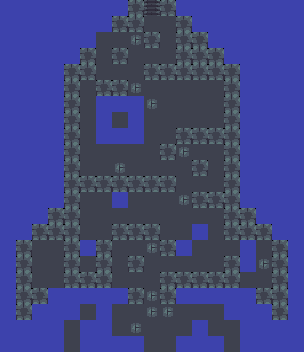

This is a level from a 2D game, rendered from its Tiled map with the project's own tilesets. A one-line summary and the complete map file follow:
An orthogonal 19x22 tile map with 16x16 px tiles, 1 tile layer (terrain) and 35 objects.

<map version="1.10" tiledversion="1.11.2" orientation="orthogonal" renderorder="right-down" width="19" height="22" tilewidth="16" tileheight="16" infinite="0" nextlayerid="3" nextobjectid="36">
 <properties>
  <property name="name" value="No Way Down" />
  <property name="author" value="moineau" />
  <property name="goldMoves" type="int" value="230" />
  <property name="platinumMoves" type="int" value="209" />
  <property name="goldTime" type="float" value="54.8" />
 </properties>
 <tileset firstgid="1" source="tileset.tsx" />
 <layer id="1" name="terrain" width="19" height="22">
  <data encoding="csv">
3,3,3,3,3,3,3,3,4,5,4,3,3,3,3,3,3,3,3,
3,3,3,3,3,3,3,4,4,1,1,4,3,3,3,3,3,3,3,
3,3,3,3,3,3,1,1,2,4,1,4,4,3,3,3,3,3,3,
3,3,3,3,3,4,1,4,1,1,1,4,4,4,3,3,3,3,3,
3,3,3,3,4,4,1,1,1,4,4,4,4,4,4,3,3,3,3,
3,3,3,3,4,1,4,4,2,1,1,1,1,1,4,3,3,3,3,
3,3,3,3,4,1,3,3,3,2,1,1,1,1,4,3,3,3,3,
3,3,3,3,4,1,3,1,3,1,1,1,1,1,4,3,3,3,3,
3,3,3,3,4,1,3,3,3,1,1,4,4,4,4,3,3,3,3,
3,3,3,3,4,1,1,1,1,1,4,2,1,1,4,3,3,3,3,
3,3,3,3,4,1,1,2,1,1,1,1,4,1,4,3,3,3,3,
3,3,3,3,4,4,4,4,4,4,4,1,1,1,4,3,3,3,3,
3,3,3,3,4,1,1,3,1,1,1,2,4,4,4,3,3,3,3,
3,3,3,4,4,1,1,1,1,1,1,1,1,1,4,4,3,3,3,
3,3,4,4,4,1,1,4,4,4,1,1,3,1,4,4,4,3,3,
3,4,1,1,4,3,4,1,1,2,4,3,1,1,1,3,1,4,3,
3,4,1,1,4,1,4,1,4,1,1,1,1,1,4,3,2,4,3,
3,4,1,1,4,4,4,1,1,1,4,4,4,4,4,1,1,4,3,
3,4,4,3,3,3,3,3,4,2,4,3,3,3,3,3,4,4,3,
3,4,3,3,3,1,3,1,1,2,2,1,1,1,3,3,3,4,3,
3,3,3,3,1,3,3,1,2,1,1,1,3,1,1,3,3,3,3,
3,3,3,3,1,3,3,3,3,1,1,3,3,3,1,3,3,3,3
</data>
 </layer>
 <objectgroup id="2" name="objects">
  <object id="1" gid="6" x="144" y="352" width="16" height="16" />
  <object id="2" gid="8" x="144" y="32" width="16" height="16" />
  <object id="3" gid="8" x="160" y="32" width="16" height="16" />
  <object id="4" gid="8" x="160" y="48" width="16" height="16" />
  <object id="5" gid="9" x="128" y="64" width="16" height="16" />
  <object id="6" gid="8" x="160" y="64" width="16" height="16" />
  <object id="7" gid="9" x="144" y="96" width="16" height="16" />
  <object id="8" gid="9" x="160" y="112" width="16" height="16" />
  <object id="9" gid="9" x="176" y="112" width="16" height="16" />
  <object id="10" gid="9" x="192" y="112" width="16" height="16" />
  <object id="11" gid="7" x="112" y="128" width="16" height="16" />
  <object id="12" gid="9" x="80" y="160" width="16" height="16" />
  <object id="13" gid="9" x="128" y="160" width="16" height="16" />
  <object id="14" gid="9" x="128" y="176" width="16" height="16" />
  <object id="15" gid="8" x="144" y="176" width="16" height="16" />
  <object id="16" gid="9" x="176" y="176" width="16" height="16" />
  <object id="17" gid="9" x="96" y="208" width="16" height="16" />
  <object id="18" gid="9" x="128" y="224" width="16" height="16" />
  <object id="19" gid="9" x="160" y="224" width="16" height="16" />
  <object id="20" gid="9" x="192" y="224" width="16" height="16" />
  <object id="21" gid="9" x="192" y="256" width="16" height="16" />
  <object id="22" gid="8" x="224" y="256" width="16" height="16" />
  <object id="23" gid="7" x="80" y="272" width="16" height="16" />
  <object id="24" gid="9" x="144" y="272" width="16" height="16" />
  <object id="25" gid="9" x="192" y="272" width="16" height="16" />
  <object id="26" gid="7" x="240" y="288" width="16" height="16" />
  <object id="27" gid="7" x="256" y="288" width="16" height="16" />
  <object id="28" gid="9" x="80" y="320" width="16" height="16" />
  <object id="29" gid="9" x="192" y="320" width="16" height="16" />
  <object id="30" gid="9" x="112" y="336" width="16" height="16" />
  <object id="31" gid="9" x="144" y="336" width="16" height="16" />
  <object id="32" gid="9" x="176" y="336" width="16" height="16" />
  <object id="33" gid="9" x="208" y="336" width="16" height="16" />
  <object id="34" gid="7" x="64" y="352" width="16" height="16" />
  <object id="35" gid="7" x="224" y="352" width="16" height="16" />
 </objectgroup>
</map>
